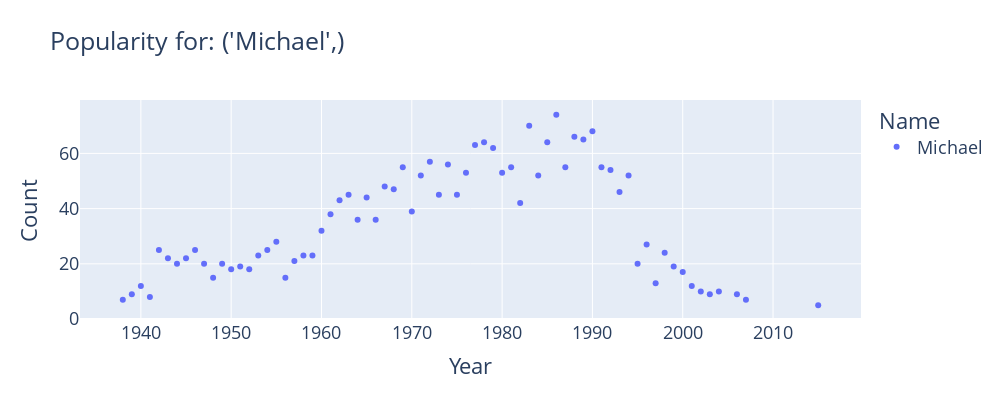

The cell this chart's notebook holds for it:
### Markdown cell above
We can visualize the decrease in the popularity of the name "?:"

### Code cell
def plot_name(*names):
    fig = px.scatter(f_babynames[f_babynames["Name"].isin(names)],
                  x = "Year", y = "Count", color="Name",
                  title=f"Popularity for: {names[0:]}")
    fig.update_layout(font_size = 18,
                  autosize=False,
                  width=1000,
                  height=400)
    return fig
# pass the name into plot_name
plot_name(names)

### Figure 1 — Plotly figure (JSON) as saved in the notebook; plotly's stock layout.template omitted (floating-point values rounded to 4 significant figures)
{"data": [{"hovertemplate": "Name=Michael<br>Year=%{x}<br>Count=%{y}<extra></extra>", "legendgroup": "Michael", "marker": {"color": "#636efa", "symbol": "circle"}, "mode": "markers", "name": "Michael", "orientation": "v", "showlegend": true, "type": "scatter", "x": [1938, 1939, 1940, 1941, 1942, 1943, 1944, 1945, 1946, 1947, 1948, 1949, 1950, 1951, 1952, 1953, 1954, 1955, 1956, 1957, 1958, 1959, 1960, 1961, 1962, 1963, 1964, 1965, 1966, 1967, 1968, 1969, 1970, 1971, 1972, 1973, 1974, 1975, 1976, 1977, 1978, 1979, 1980, 1981, 1982, 1983, 1984, 1985, 1986, 1987, 1988, 1989, 1990, 1991, 1992, 1993, 1994, 1995, 1996, 1997, 1998, 1999, 2000, 2001, 2002, 2003, 2004, 2006, 2007, 2015], "xaxis": "x", "y": [7, 9, 12, 8, 25, 22, 20, 22, 25, 20, 15, 20, 18, 19, 18, 23, 25, 28, 15, 21, 23, 23, 32, 38, 43, 45, 36, 44, 36, 48, 47, 55, 39, 52, 57, 45, 56, 45, 53, 63, 64, 62, 53, 55, 42, 70, 52, 64, 74, 55, 66, 65, 68, 55, 54, 46, 52, 20, 27, 13, 24, 19, 17, 12, 10, 9, 10, 9, 7, 5], "yaxis": "y"}], "layout": {"autosize": false, "font": {"size": 18}, "height": 400, "legend": {"title": {"text": "Name"}, "tracegroupgap": 0}, "title": {"text": "Popularity for: ('Michael',)"}, "width": 1000, "xaxis": {"anchor": "y", "domain": [0, 1], "title": {"text": "Year"}}, "yaxis": {"anchor": "x", "domain": [0, 1], "title": {"text": "Count"}}}}
